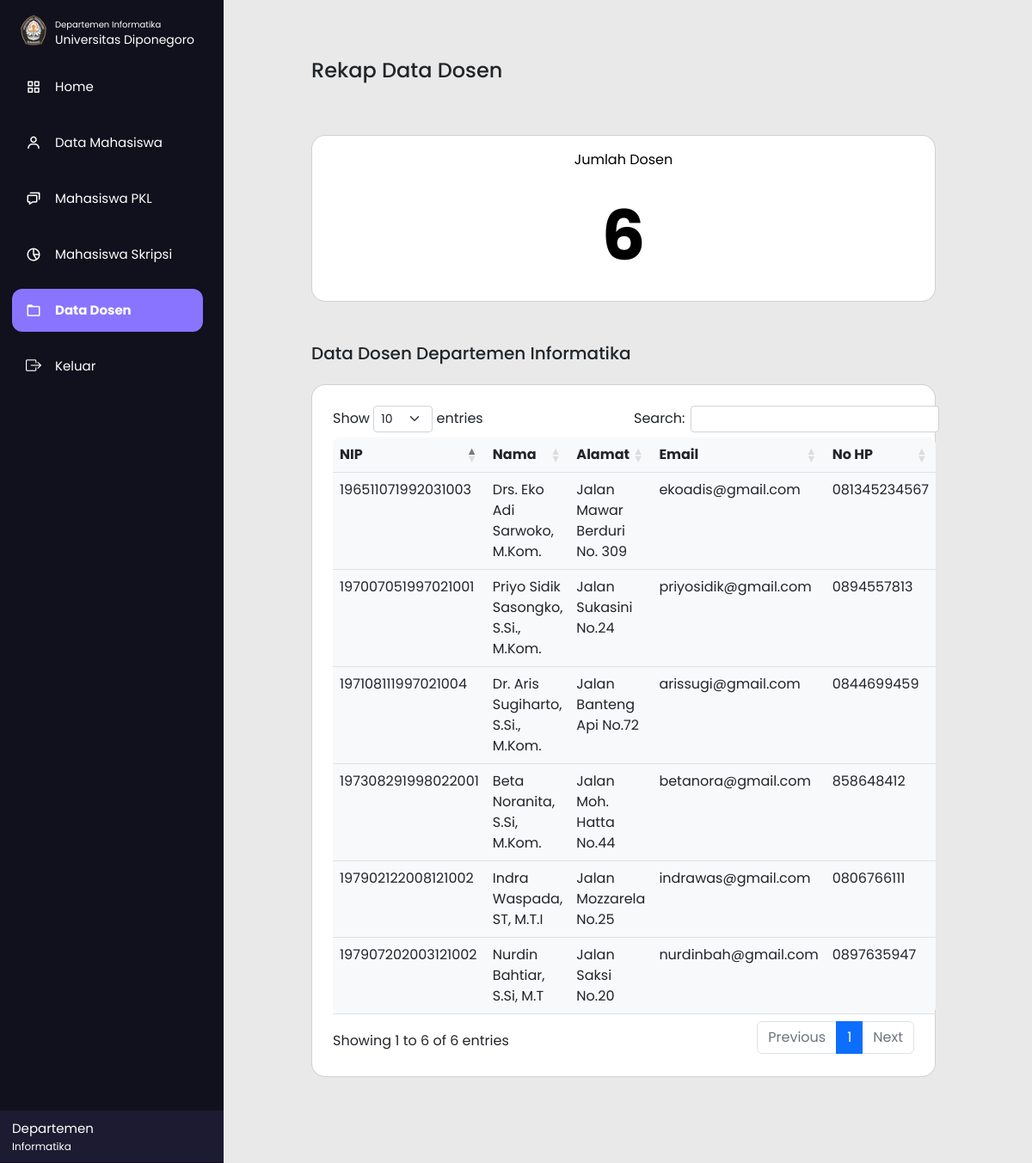
Before: /departemen/datadosen.php with the older database file.
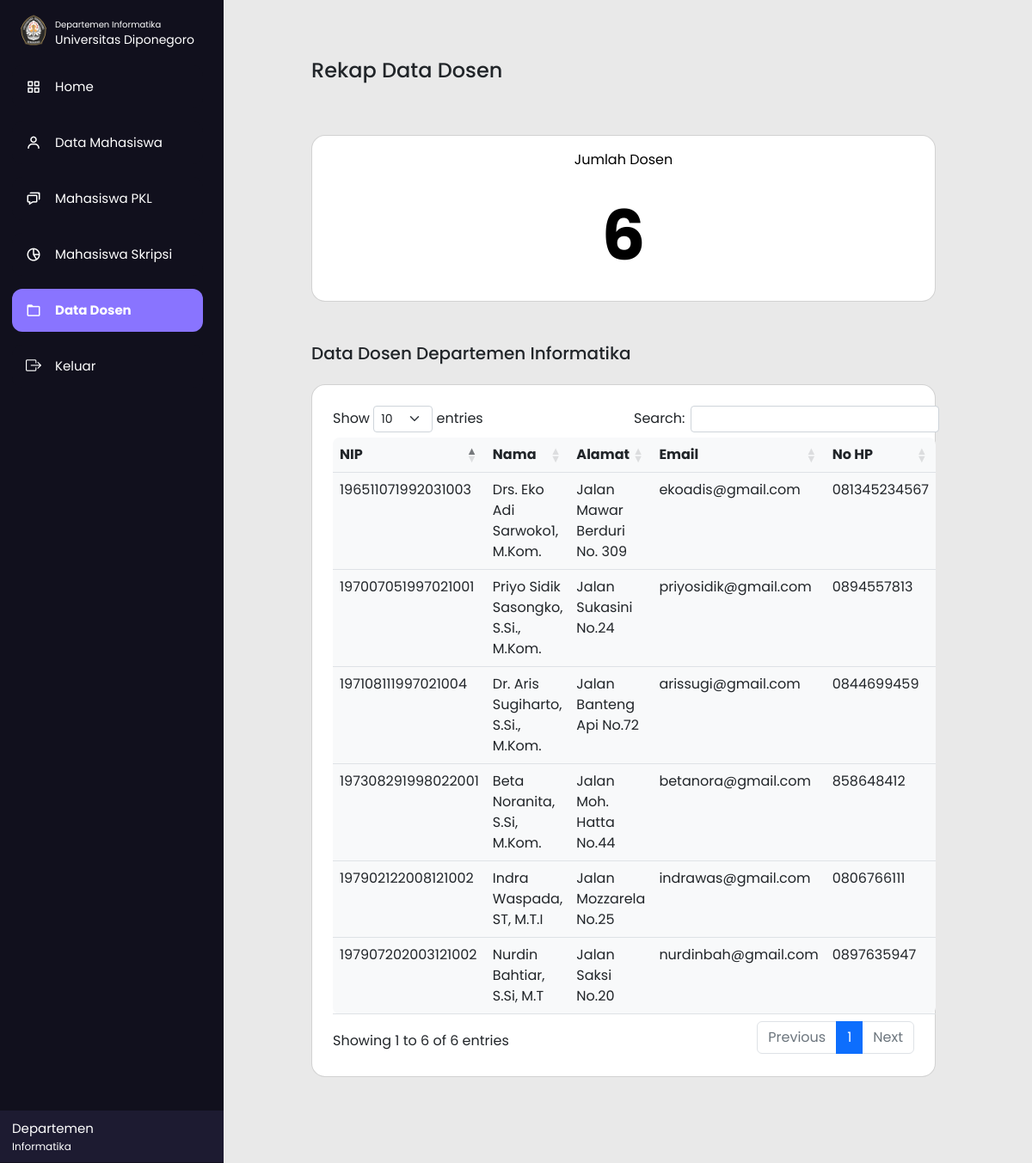
After: the same page with the newer database file.
### tables this page shows
CREATE TABLE `tb_dosen` (
  `kode_wali` varchar(5) NOT NULL,
  `nama` varchar(255) NOT NULL,
  `nip` varchar(18) NOT NULL,
  `alamat` varchar(255) NOT NULL,
  `email` varchar(255) NOT NULL,
  `no_hp` varchar(13) NOT NULL,
  `kode_kota` int(11) NOT NULL
);

### departemen/datadosen.php (the view, shortened to what this page needs)
<?php
  include'../db_login.php';
?>
<!DOCTYPE html>
<html lang="en" dir="ltr">
  <head>
    <link rel="stylesheet" href="style.css">
    <link rel="stylesheet" href="style.css">
    <link href="https://cdn.jsdelivr.net/npm/bootstrap@5.2.2/dist/css/bootstrap.min.css" rel="stylesheet">
    <link href='https://unpkg.com/boxicons@2.0.7/css/boxicons.min.css' rel='stylesheet'>
    <link rel="stylesheet" href="https://cdn.datatables.net/1.12.1/css/dataTables.bootstrap5.min.css">
    <link rel="stylesheet" href="https://cdnjs.cloudflare.com/ajax/libs/twitter-bootstrap/5.2.0/css/bootstrap.min.css">
    <link rel="stylesheet" href="https://cdn.jsdelivr.net/npm/bootstrap-icons@1.9.1/font/bootstrap-icons.css">
  </head>
<body>
  <div class="sidebar">
  <div class="logo-details">
      <i> <img src="../asset/img/undip.png" style="width:40px ; padding-bottom:5px" alt=""></i>
        <div class="logo_name" style="padding-top: 5px;"> <div style="font-size:10px ;">Departemen Informatika</div>  Universitas Diponegoro</div>
    </div>
    <ul class="nav-list" id="nav-list">
      <li>
        <a class="nav-link " href="index.php">
          <i class='bx bx-grid-alt'></i>
          <span class="links_name">Home</span>
        </a>
      </li>
      <li>
       <a class="nav-link  " href="datamhs.php">
         <i class='bx bx-user' ></i>
         <span class="links_name">Data Mahasiswa</span>
       </a>
     </li>
     <li>
       <a class="nav-link " href="mhspkl.php">
         <i class='bx bx-chat' ></i>
         <span class="links_name">Mahasiswa PKL</span>
       </a>
     </li>
     <li>
       <a class="nav-link" href="mhsskripsi.php">
         <i class='bx bx-pie-chart-alt-2' ></i>
         <span class="links_name">Mahasiswa Skripsi</span>
       </a>
     </li>
     <li>
       <a class="nav-link active" href="datadosen.php">
         <i class='bx bx-folder' ></i>
         <span class="links_name">Data Dosen</span>
       </a>
     </li>
     <li>
       <a class="nav-link" href="../logout.php">
       <i class="bi bi-box-arrow-right"></i>
         <span class="links_name">Keluar</span>
       </a>
     </li>
     <li class="profile">
         <div class="profile-details">
           <div class="name_job">
             <div class="name">Departemen</div>
             <div class="email">Informatika</div>
           </div>
         </div>
     </li>
    </ul>
  </div>
  <section class="home-section">
    <div class="container-fluid">
      <div class="h4 mt-5 w-100 ">Rekap Data Dosen
      </div><br>
      <div class="row row-cols-1 row-cols-md-1 g-4 mt-1">
          <?php
          $ambildata = mysqli_query($conn, "SELECT * FROM tb_dosen ");
          $dosen = 0;
          while ($data = mysqli_fetch_array($ambildata)) {
              $dosen++;
              }
          ?>
        <div class="col">
          <a href="datadosen.php">
          <div class="card rounded-4 ">
            <div class="card-body">
              <p class="text-center">Jumlah Dosen</p>
              <p class="card-text jumlah text-center"><?= $dosen; ?></p>
            </div>
          </div>
          </a>
        </div>
      </div>
      <br>
      <div class="h5 mt-4 mb-4 w-100">Data Dosen Departemen Informatika</div>
      <div class="card p-4 rounded-4">
      <table id="example" class="table  bg-light rounded-3" style="width:100%">
        <thead>
            <tr>
                <th>NIP</th>
                <th>Nama</th>
                <th>Alamat</th>
                <th>Email</th>
                <th>No HP</th>
            </tr>
        </thead>
        <tbody>
          <?php
          $ambildata = mysqli_query($conn, 'SELECT * FROM tb_dosen'  );
          while ($data = mysqli_fetch_array($ambildata)) {
              $nip = $data['nip'];
              $nama = $data['nama'];
              $alamat = $data['alamat'];
              $email = $data['email'];
              $no_hp = $data['no_hp'];
          ?>
        <tr>
          <td><?= $nip ?></td>
          <td><?= $nama; ?></td>
          <td><?= $alamat; ?></td>
          <td><?= $email; ?></td>
          <td><?= $no_hp; ?></td>
        </tr>
        <?php
          }
        ?>
    </table>
    </div>
  </div>
</body>
 </html>

Changed rows visible on the page:
changed tb_dosen "Jalan Mawar Berduri No. 309": nama "Drs. Eko Adi Sarwoko, M.Kom." → "Drs. Eko Adi Sarwoko1, M.Kom."
